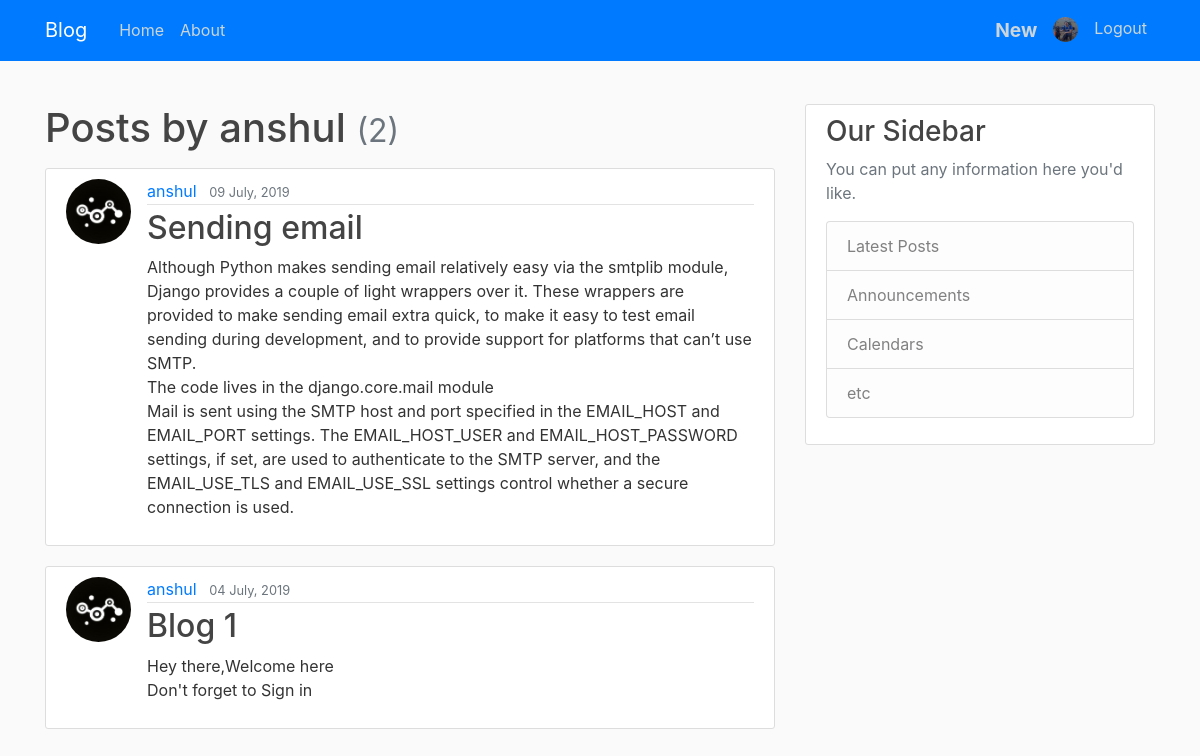
Screenshot of /user/anshul (signed in) with the database file from the repository.
### users/models.py (models this page shows, shortened)
class Profile(models.Model):
    user = models.OneToOneField(User , on_delete = models.CASCADE)
    image = models.ImageField( default = 'default.jpg' , upload_to = 'profile_pics' )

### test_app/models.py (models this page shows, shortened)
class Post(models.Model):
    title = models.CharField(max_length = 100)
    content = models.TextField()
    date_posted = models.DateTimeField(default = timezone.now)
    author = models.ForeignKey(User , on_delete = models.CASCADE)

### test_app/views.py (the view)
# urls.py: path('user/<str:username>', UserPostListView.as_view(), name='user-posts'),
class UserPostListView(ListView):
    model = Post
    template_name = 'test_app/user_post.html'
    context_object_name = 'posts'
    paginate_by = 3
    def get_queryset(self):
        user = get_object_or_404(User , username = self.kwargs.get('username'))
        return Post.objects.filter(author = user).order_by('-date_posted')

### test_app/templates/test_app/user_post.html (shortened to what this page needs)
{% extends "test_app/base.html" %}
{% block content %}
<h1 class="mb-3" >
    Posts by {{ view.kwargs.username }}
        <small class="text-muted">({{ page_obj.paginator.count }})</small>
</h1>
{% for post in posts%}
<article class="media content-section">
    <a href="{% url 'user-posts' post.author.username %}"><img src="{{ post.author.profile.image.url }}" class="rounded-circle article-img"></a>
    <div class="media-body">
        <div class="article-metadata">
            <a class="mr-2" href="{% url 'user-posts' post.author.username %}">{{ post.author }}</a>
            <small class="text-muted">{{ post.date_posted | date:" d F, Y" }}</small>
        </div>
        <h2><a class="article-title" href="{% url 'post-detail' post.id %}">{{ post.title }}</a></h2>
        <p class="article-content">{{ post.content }}</p>
    </div>
</article>
{% endfor %}
{% endblock %}
{% block sidebar %}
<div class="content-section">
    <h3>Our Sidebar</h3>
    <p class='text-muted'>You can put any information here you'd like.
        <ul class="list-group">
            <li class="list-group-item list-group-item-light">Latest Posts</li>
            <li class="list-group-item list-group-item-light">Announcements</li>
            <li class="list-group-item list-group-item-light">Calendars</li>
            <li class="list-group-item list-group-item-light">etc</li>
        </ul>
    </p>
</div>
{% endblock %}

### test_app/templates/test_app/base.html (shortened to what this page needs)
{% load static %}
<!DOCTYPE html>
<html>
    <head>
        <link rel="stylesheet" href="https://maxcdn.bootstrapcdn.com/bootstrap/4.0.0/css/bootstrap.min.css"
>
        <link rel="stylesheet" type="text/css" href="{% static 'test_app/main.css' %}">
    </head>
    <body>
        <header class="site-header">
            <nav class="navbar navbar-expand-md navbar-dark bg-primary fixed-top">
                <div class="container">
                    <a class="navbar-brand mr-4" href="{% url 'test-home' %}"> Blog</a>
                    <div class="collapse navbar-collapse" id="navbarToggle">
                        <div class="navbar-nav mr-auto">
                            <a class="nav-item nav-link" href="{% url 'test-home' %}">Home</a>
                            <a class="nav-item nav-link" href="{% url 'test-about' %}">About</a>
                        </div>
                        <div class="navbar-nav">
                            {% if user.is_authenticated %}
                                <a class="nav-item nav-link" href="{% url  'post-create' %}">
                                    <big><b>New</b></big>
                                </a>
                                <a class="nav-item nav-link" href="{% url  'profile' %}">
                                    <img src="{{ user.profile.image.url }}" style="border-radius: 30px ;" width="25px">
                                </a>
                                <a class="nav-item nav-link" href="{% url  'logout' %}">
                                    Logout
                                </a>
                            {%else%}
                                <a class="nav-item nav-link" href="{% url 'login' %}">Login</a>
                                <a class="nav-item nav-link" href="{% url 'register'%}">Register</a>
                            {% endif %}
                        </div>
                    </div>
                </div>
            </nav><br>
        </header>
        <main role="main" class="container">
            <div class="row">
                <div class="col-md-8">
                    {% block content %}{% endblock %}
                </div>
                <div class="col-md-4">
                    {% block sidebar %} {% endblock %}
                </div>
            </div>
        </main>
    </body>
</html>

### test_app/static/test_app/main.css (style rules this page uses)
body { background: #fafafa; color: #333333; margin-top: 5rem; }
h1, h2, h3, h4, h5, h6 { color: #444444; }
ul { margin: 0; }
.site-header .navbar-nav .nav-link { color: #cbd5db; }
.content-section { background: #ffffff; padding: 10px 20px; border: 1px solid #dddddd; border-radius: 3px; margin-bottom: 20px; }
.article-title { color: #444444; }
.article-content { white-space: pre-line; }
.article-img { height: 65px; width: 65px; margin-right: 16px; }
.article-metadata { padding-bottom: 1px; margin-bottom: 4px; border-bottom: 1px solid #e3e3e3 }

### rows the page displays
Post: author.profile.image (picture), author "anshul", date_posted "09 July, 2019", title "Sending email", content "Although Python makes sending email relatively easy via the smtplib module, Django provides a couple of light wrappers over it. These wrappers are provided to make sending email extra quick, to make it easy to test email sending during development, and to provide support for platforms that can’t use SMTP. The code lives in the django.core.mail module Mail is sent using the SMTP host and port specified in the EMAIL_HOST and EMAIL_PORT settings. The EMAIL_HOST_USER and EMAIL_HOST_PASSWORD settings, if set, are used to authenticate to the SMTP server, and the EMAIL_USE_TLS and EMAIL_USE_SSL settings control whether a secure connection is used."
Post: author.profile.image (picture), author "anshul", date_posted "04 July, 2019", title "Blog 1", content "Hey there,Welcome here Don't forget to Sign in"

### other values shown
{{ view.kwargs.username }} "anshul"
{{ page_obj.paginator.count }} "2"
